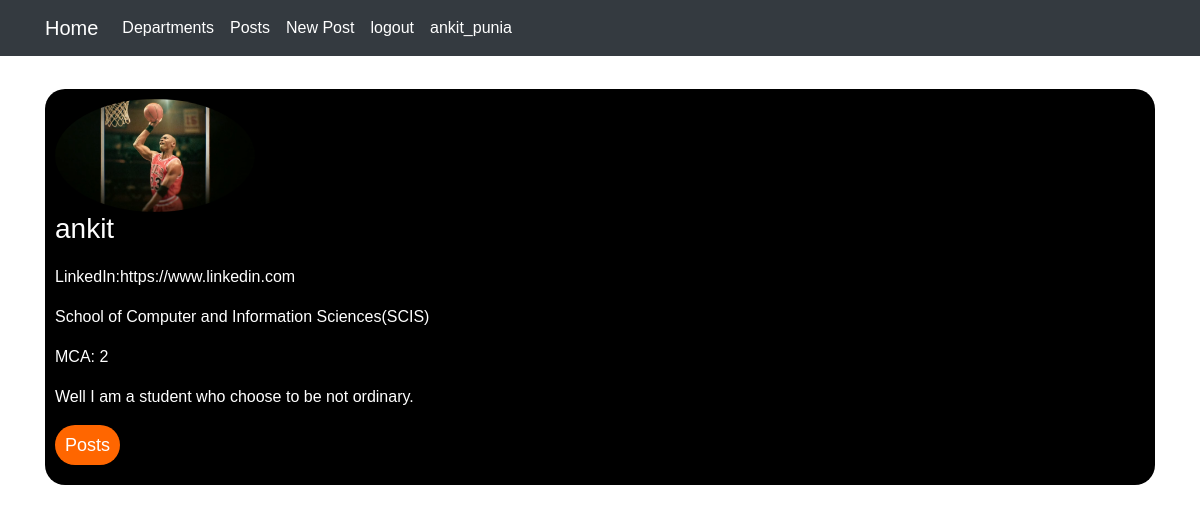
Page /accounts/profile/1/ (signed in) on the committed database.
### accounts/models.py (models this page shows, shortened)
class UserProfile(models.Model):
    user = models.OneToOneField(User,on_delete=models.CASCADE)
    username = models.CharField(max_length=150, blank=True, null=True)
    linkedin_url = models.URLField(blank=True)
    profile_pic = models.ImageField(upload_to='profile_pics', blank=True, null=True)
    department = models.ForeignKey(Department, related_name='students', on_delete=models.CASCADE)
    course = models.CharField(max_length=50)
    year = models.PositiveIntegerField(validators=[MaxValueValidator(limit_value=8),MinValueValidator(limit_value=1)])
    description = models.TextField(max_length=250)

### department/models.py (models this page shows)
class Department(models.Model):
    name = models.CharField(max_length=100)
    description = models.TextField()
    def __str__(self):
        return self.name

### accounts/views.py (the view)
# urls.py: path('profile/<int:pk>/', views.user_profile, name='profile'),
@login_required
def user_profile(request, pk):
    user = get_object_or_404(User, pk=pk)
    user_profile = UserProfile.objects.get(username=user.username)
    return render(request,'accounts/user_profile.html', {'user_profile': user_profile,})

### accounts/templates/accounts/user_profile.html (shortened to what this page needs)
{% extends 'base.html' %}
{% block content %}
<div class='post-list'>
    {% if user_profile.profile_pic %}
    <img class='profile_pic' src="{{ user_profile.profile_pic.url }}" alt="Profile Pic">
    {% endif %}
    <h1>{{ user_profile.username }}</h1>
    <p>LinkedIn:{{ user_profile.linkedin_url }}</p>
    <p>{{ user_profile.department }}</p>
    <p>{{ user_profile.course }}: {{ user_profile.year }}</p>
    <p>{{ user_profile.description }}</p>
    <a href="{% url 'accounts:posts' pk=user_profile.user.pk %}"><button>Posts</button></a>
</div>
{% endblock %}

### templates/base.html (shortened to what this page needs)
<!DOCTYPE html>
{% load static %}
<html lang="en">
<head>
    <link rel="stylesheet" href="https://stackpath.bootstrapcdn.com/bootstrap/4.5.2/css/bootstrap.min.css"
>
    <link rel="stylesheet" href="{% static 'main.css' %}">
</head>
<body>
    <nav class="navbar navbar-expand-lg navbar-dark bg-dark">
        <div class="container">
            <a class="navbar-brand" href="{% url 'index' %}">Home</a>
        <div class="collapse navbar-collapse" id="navbarNavAltMarkup">
            <div class="navbar-nav">
                <a class="nav-link active" href="{% url 'department:list' %}">Departments <span class="sr-only">(current)</span></a>
                <a class="nav-link active" href="{% url 'posts:list' %}">Posts</a>
                {% if user.is_authenticated %}
                <a class="nav-link active" href="{% url 'posts:create' %}">New Post</a>
                <a class="nav-link active" href="{% url 'accounts:logout' %}">logout</a>
                <a class="nav-link active" href="{% url 'accounts:profile' pk=user.pk %}">{{ user }}</a>
                {% else %}
                <a class="nav-link active" href="{% url 'accounts:signup' %}">Signup</a>
                <a class="nav-link active" href="{% url 'accounts:login' %}">login</a>
                {% endif %}
            </div>
        </div>
        </div>
    </nav>
    <div class="container">
        {% block content %}
        {% endblock %}
    </div>
</body>
</html>

### static/main.css (style rules this page uses)
body { margin: 0%; padding: 0%; font-family: sans-serif; }

### static/mynav.css (style rules this page uses)
.navbar-nav { display: flex; justify-content: space-between; align-items: center; }

### static/list.css (style rules this page uses)
.post-list { padding: 10px; margin-top: 3%; width: 100%; height: fit-content; background: black; color: white; top: 50%; left: 50%; box-sizing: border-box; border-radius: 20px; }
.post-list h1 { margin: 0; padding: 0 0 20px; font-size: 28px; }
.post-list button { margin-bottom: 10px; border: none; outline: none; padding: 6px 10px 6px 10px; height: 40px; width: fit-content; background: #ff6600; color: white; font-size: 18px; border-radius: 20px; }
.post-list a { font-weight: bold; text-decoration: none; color: white; }
.profile_pic { max-width: 200px; max-height: 200px; border-radius: 50%; position: relative; }

### rows in the picture
UserProfile: profile_pic (picture), username "ankit", linkedin_url "https://www.linkedin.com", department "School of Computer and Information Sciences(SCIS)", course "MCA", year "2", description "Well I am a student who choose to be not ordinary."

### other values in the picture
{{ user }} "ankit_punia"
